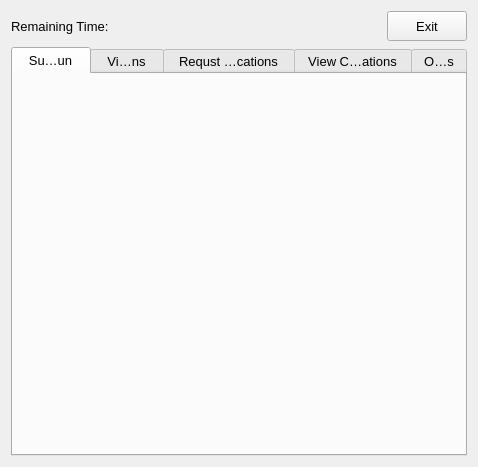
<?xml version="1.0" encoding="UTF-8"?>
<ui version="4.0">
 <class>MainWindow</class>
 <widget class="QWidget" name="MainWindow">
  <property name="geometry">
   <rect>
    <x>0</x>
    <y>0</y>
    <width>478</width>
    <height>467</height>
   </rect>
  </property>
  <property name="font">
   <font>
    <family>Arial</family>
    <pointsize>10</pointsize>
   </font>
  </property>
  <property name="windowTitle">
   <string>Judge Client</string>
  </property>
  <layout class="QVBoxLayout" name="verticalLayout">
   <item>
    <layout class="QHBoxLayout" name="horizontalLayout">
     <property name="sizeConstraint">
      <enum>QLayout::SetMinimumSize</enum>
     </property>
     <item>
      <widget class="QLabel" name="timeLabel">
       <property name="text">
        <string>Remaining Time: </string>
       </property>
      </widget>
     </item>
     <item>
      <widget class="QPushButton" name="exitButton">
       <property name="sizePolicy">
        <sizepolicy hsizetype="Fixed" vsizetype="Fixed">
         <horstretch>0</horstretch>
         <verstretch>0</verstretch>
        </sizepolicy>
       </property>
       <property name="minimumSize">
        <size>
         <width>80</width>
         <height>30</height>
        </size>
       </property>
       <property name="text">
        <string>Exit</string>
       </property>
      </widget>
     </item>
    </layout>
   </item>
   <item>
    <widget class="QTabWidget" name="tabWidget">
     <property name="currentIndex">
      <number>0</number>
     </property>
     <property name="elideMode">
      <enum>Qt::ElideMiddle</enum>
     </property>
     <property name="usesScrollButtons">
      <bool>true</bool>
     </property>
     <widget class="QWidget" name="submitTab">
      <attribute name="title">
       <string>Submit Run</string>
      </attribute>
      <layout class="QVBoxLayout" name="verticalLayout_2"/>
     </widget>
     <widget class="QWidget" name="runsTab">
      <attribute name="title">
       <string>View Runs</string>
      </attribute>
      <layout class="QVBoxLayout" name="verticalLayout_4"/>
     </widget>
     <widget class="QWidget" name="requestTab">
      <attribute name="title">
       <string>Requst Clarifications</string>
      </attribute>
      <layout class="QVBoxLayout" name="verticalLayout_6"/>
     </widget>
     <widget class="QWidget" name="clarificationsTab">
      <attribute name="title">
       <string>View Clarifications</string>
      </attribute>
      <layout class="QVBoxLayout" name="verticalLayout_5"/>
     </widget>
     <widget class="QWidget" name="settingsTab">
      <attribute name="title">
       <string>Options</string>
      </attribute>
      <layout class="QVBoxLayout" name="verticalLayout_3"/>
     </widget>
    </widget>
   </item>
  </layout>
 </widget>
 <resources/>
 <connections/>
</ui>
